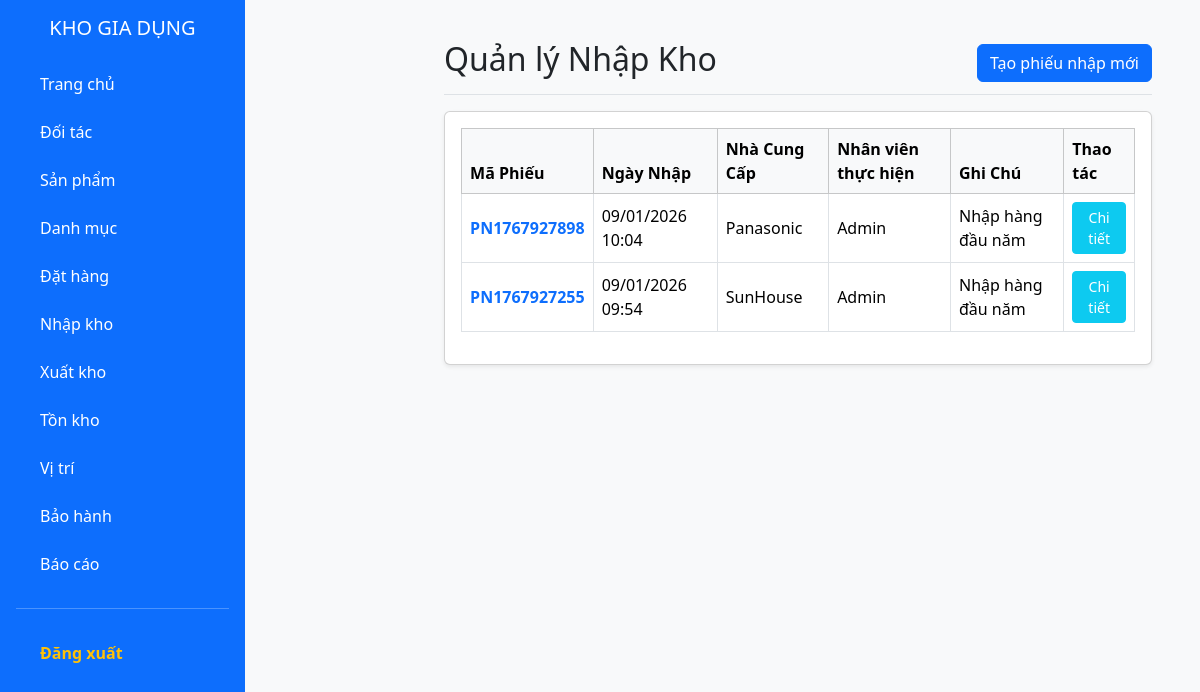
The app's page /public/import (signed in), older data.
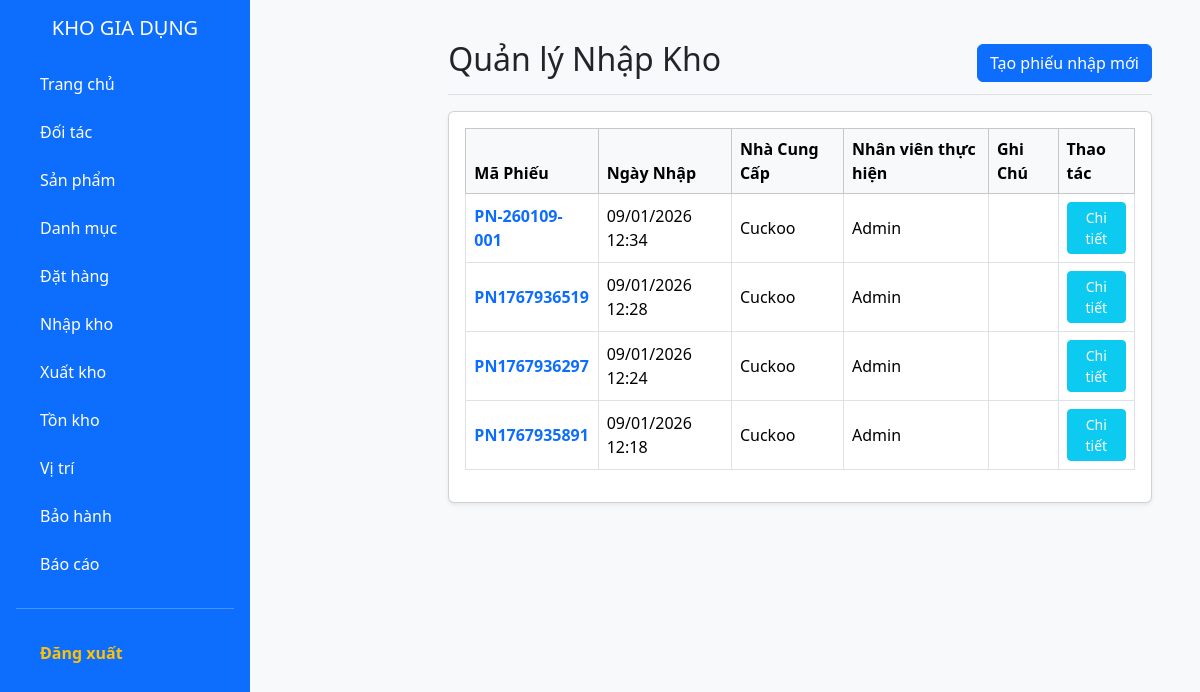
The same page, newer data.
### tables this page shows
CREATE TABLE IF NOT EXISTS `phieunhap` (
  `maPN` varchar(20) NOT NULL,
  `ngayNhap` datetime DEFAULT CURRENT_TIMESTAMP,
  `maNCC` varchar(10) NOT NULL,
  `ghiChu` varchar(300) DEFAULT NULL,
  `maND` varchar(20) DEFAULT NULL,
  PRIMARY KEY (`maPN`),
  KEY `fk_pn_ncc` (`maNCC`),
  KEY `fk_pn_nd` (`maND`)
);

CREATE TABLE IF NOT EXISTS `nhacungcap` (
  `maNCC` varchar(10) NOT NULL,
  `tenNCC` varchar(100) NOT NULL,
  `diaChi` varchar(200) DEFAULT NULL,
  `sdt` varchar(20) DEFAULT NULL,
  `email` varchar(50) DEFAULT NULL,
  `trangThai` tinyint DEFAULT '1',
  PRIMARY KEY (`maNCC`)
);

CREATE TABLE IF NOT EXISTS `nguoidung` (
  `maND` varchar(20) NOT NULL,
  `tenND` varchar(100) NOT NULL,
  `email` varchar(50) DEFAULT NULL,
  `sdt` varchar(10) DEFAULT NULL,
  `taiKhoan` varchar(50) NOT NULL,
  `matKhau` varchar(255) NOT NULL,
  `maVaiTro` varchar(20) NOT NULL,
  PRIMARY KEY (`maND`),
  UNIQUE KEY `taiKhoan` (`taiKhoan`),
  KEY `fk_nguoidung_vaitro` (`maVaiTro`)
);

### app/controllers/ImportController.php (called while the page is built, shortened)
<?php
class ImportController extends Controller {
    private $importModel;
    public function __construct() {
        $this->importModel = $this->model('ImportModel');
    }
    public function index() {
        $imports = $this->importModel->getAllImports();
        $data = [
            'title' => 'Lịch sử Nhập kho',
            'imports' => $imports
        ];
        $this->view('import/index', $data);
    }
}
?>

### app/core/app.php (called while the page is built, shortened)
<?php
class App {
    protected $action = 'index';
    public function __construct() {
        $url = $this->parseUrl();
        if (isset($url[0])) {
            if (file_exists(APP_ROOT . '/controllers/' . ucfirst($url[0]) . 'Controller.php')) {
                unset($url[0]);
            }
        }
        $this->controller = new $this->controller;
        $this->params = $url ? array_values($url) : [];
        call_user_func_array([$this->controller, $this->action], $this->params);
    }
    public function parseUrl() {
        if (isset($_GET['url'])) {
            return explode('/', filter_var(rtrim($_GET['url'], '/'), FILTER_SANITIZE_URL));
        }
    }
}
?>

### public/index.php (called while the page is built, shortened)
<?php
require_once ROOT_PATH . '/app/core/Database.php';
require_once ROOT_PATH . '/app/core/Controller.php';
require_once ROOT_PATH . '/app/core/App.php';
$app = new App();
?>

### app/models/ImportModel.php (called while the page is built, shortened)
<?php
class ImportModel {
    private $conn;
    public function __construct() {
        $this->conn = Database::getInstance()->getConnection();
    }
    public function getAllImports() {
        $sql = "SELECT pn.*, ncc.tenNCC, nd.tenND
                FROM phieunhap pn
                JOIN nhacungcap ncc ON pn.maNCC = ncc.maNCC
                LEFT JOIN nguoidung nd ON pn.maND = nd.maND
                ORDER BY pn.ngayNhap DESC";
        $stmt = $this->conn->prepare($sql);
        $stmt->execute();
        return $stmt->fetchAll();
    }
}
?>

### app/core/Database.php (called while the page is built, shortened)
<?php
class Database {
    private static $instance = null;
    private $conn;
    private function __construct() {
        try {
            $dsn = "mysql:host=" . DB_HOST . ";dbname=" . DB_NAME . ";charset=utf8mb4";
            $this->conn = new PDO($dsn, DB_USER, DB_PASS);
            $this->conn->setAttribute(PDO::ATTR_ERRMODE, PDO::ERRMODE_EXCEPTION);
            $this->conn->setAttribute(PDO::ATTR_DEFAULT_FETCH_MODE, PDO::FETCH_ASSOC);
        } catch(PDOException $e) {
            die("Lỗi kết nối MySQL: " . $e->getMessage());
        }
    }
    public static function getInstance() {
        if (!self::$instance) {
            self::$instance = new Database();
        }
        return self::$instance;
    }
    public function getConnection() {
        return $this->conn;
    }
}
?>

### app/views/import/index.php (the view, shortened to what this page needs)
<?php require_once APP_ROOT . '/views/layouts/header.php'; ?>
<?php require_once APP_ROOT . '/views/layouts/sidebar.php'; ?>
<main class="col-md-9 ms-sm-auto col-lg-10 px-md-4">
    <div class="d-flex justify-content-between flex-wrap flex-md-nowrap align-items-center pt-3 pb-2 mb-3 border-bottom">
        <h1 class="h2">Quản lý Nhập Kho</h1>
        <a href="<?php echo BASE_URL; ?>/import/create" class="btn btn-primary">
            <i class="bi bi-plus-lg"></i> Tạo phiếu nhập mới
        </a>
    </div>
    <div class="card shadow-sm">
        <div class="card-body">
            <div class="table-responsive">
                <table class="table table-hover table-bordered align-middle">
                    <thead class="table-light">
                        <tr>
                            <th>Mã Phiếu</th>
                            <th>Ngày Nhập</th>
                            <th>Nhà Cung Cấp</th>
                            <th>Nhân viên thực hiện</th>
                            <th>Ghi Chú</th>
                            <th>Thao tác</th>
                        </tr>
                    </thead>
                    <tbody>
                        <?php if (!empty($data['imports'])): ?>
                            <?php foreach ($data['imports'] as $item): ?>
                            <tr>
                                <td class="fw-bold text-primary"><?php echo $item['maPN']; ?></td>
                                <td>
                                    <?php echo date('d/m/Y H:i', strtotime($item['ngayNhap'])); ?>
                                </td>
                                <td><?php echo $item['tenNCC']; ?></td>
                                <td><?php echo $item['tenND']; ?></td>
                                <td><?php echo $item['ghiChu']; ?></td>
                                <td>
                                    <a href="<?php echo BASE_URL; ?>/import/show/<?php echo urlencode($item['maPN']); ?>" class="btn btn-sm btn-info text-white">Chi tiết</a>
                                </td>
                            </tr>
                            <?php endforeach; ?>
                        <?php endif; ?>
                    </tbody>
                </table>
            </div>
        </div>
    </div>
</main>
<?php require_once APP_ROOT . '/views/layouts/footer.php'; ?>

### app/core/controller.php (shortened to what this page needs)
<?php
class Controller {
    public function model($model) {
        return new $model();
    }
    public function view($view, $data = []) {
        extract($data);
        if (file_exists(APP_ROOT . '/views/' . $view . '.php')) {
            require_once APP_ROOT . '/views/' . $view . '.php';
        } else {
            die("View does not exist.");
        }
    }
}
?>

### app/views/layouts/header.php (shortened to what this page needs)
<!DOCTYPE html>
<html lang="vi">
<head>
    <link href="https://cdn.jsdelivr.net/npm/bootstrap@5.3.2/dist/css/bootstrap.min.css" rel="stylesheet">
</head>
<body class="bg-light">

### app/views/layouts/sidebar.php
<div class="d-flex">
    <div class="bg-primary text-white p-3" style="width:250px; min-height:100vh;">
        <h5 class="text-center mb-4">
            <a href="<?php echo BASE_URL; ?>/home" class="text-white text-decoration-none">
                KHO GIA DỤNG
            </a>
        </h5>
        <ul class="nav flex-column">
            <li class="nav-item mb-2">
                <a class="nav-link text-white" href="<?php echo BASE_URL; ?>/home">
                    <i class="fas fa-home me-2"></i> Trang chủ
                </a>
            </li>
            <li class="nav-item mb-2">
                <a class="nav-link text-white" href="<?php echo BASE_URL; ?>/partner/supplier">
                    <i class="fas fa-box me-2"></i> Đối tác
                </a>
            </li>
            <li class="nav-item mb-2">
                <a class="nav-link text-white" href="<?php echo BASE_URL; ?>/product">
                    <i class="fas fa-box me-2"></i> Sản phẩm
                </a>
            </li>
            <li class="nav-item mb-2">
                <a class="nav-link text-white" href="<?php echo BASE_URL; ?>/category">
                    <i class="fas fa-tags me-2"></i> Danh mục
                </a>
            </li>
            <li class="nav-item mb-2">
                <a class="nav-link text-white" href="<?php echo BASE_URL; ?>/phieudathang">
                    <i class="fas fa-shopping-cart me-2"></i> Đặt hàng
                </a>
            </li>
            <li class="nav-item mb-2">
                <a class="nav-link text-white" href="<?php echo BASE_URL; ?>/import">
                    <i class="fas fa-download me-2"></i> Nhập kho
                </a>
            </li>
            <li class="nav-item mb-2">
                <a class="nav-link text-white" href="<?php echo BASE_URL; ?>/export">
                    <i class="fas fa-upload me-2"></i> Xuất kho
                </a>
            </li>
            <li class="nav-item mb-2">
                <a class="nav-link text-white" href="<?php echo BASE_URL; ?>/inventory">
                    <i class="fas fa-warehouse me-2"></i> Tồn kho
                </a>
            </li>
            <li class="nav-item mb-2">
                <a class="nav-link text-white" href="<?php echo BASE_URL; ?>/vitri">
                    <i class="fas fa-map-marker-alt me-2"></i> Vị trí
                </a>
            </li>
            <li class="nav-item mb-2">
                <a class="nav-link text-white" href="<?php echo BASE_URL; ?>/warranty">
                    <i class="fas fa-shield-alt me-2"></i> Bảo hành
                </a>
            </li>
            <li class="nav-item mb-2">
                <a class="nav-link text-white" href="<?php echo BASE_URL; ?>/report">
                    <i class="fas fa-chart-bar me-2"></i> Báo cáo
                </a>
            </li>
            <hr class="text-white">
            <li class="nav-item mt-2">
                <a class="nav-link text-warning fw-bold" href="<?php echo BASE_URL; ?>/auth/logout">
                    <i class="fas fa-sign-out-alt me-2"></i> Đăng xuất
                </a>
            </li>
        </ul>
    </div>
    <div class="flex-grow-1 p-4">

### app/views/layouts/footer.php (shortened to what this page needs)
    </div>
</div>
</body>
</html>

Row changes from the older to the newer data that the page shows:
removed phieunhap: maPN "PN1767927898", ngayNhap "09/01/2026 10:04", maNCC.tenNCC "Panasonic", maND.tenND "Admin", ghiChu "Nhập hàng đầu năm"
removed phieunhap: maPN "PN1767927255", ngayNhap "09/01/2026 09:54", maNCC.tenNCC "SunHouse", maND.tenND "Admin", ghiChu "Nhập hàng đầu năm"
added phieunhap: maPN "PN-260109-001", ngayNhap "09/01/2026 12:34", maNCC.tenNCC "Cuckoo", maND.tenND "Admin"
added phieunhap: maPN "PN1767936519", ngayNhap "09/01/2026 12:28", maNCC.tenNCC "Cuckoo", maND.tenND "Admin"
added phieunhap: maPN "PN1767936297", ngayNhap "09/01/2026 12:24", maNCC.tenNCC "Cuckoo", maND.tenND "Admin"
added phieunhap: maPN "PN1767935891", ngayNhap "09/01/2026 12:18", maNCC.tenNCC "Cuckoo", maND.tenND "Admin"
